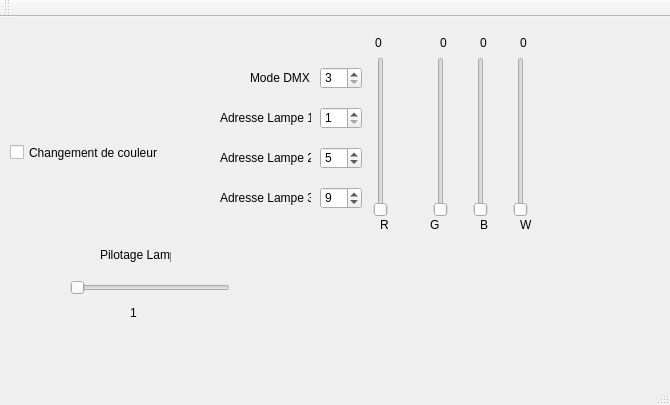
<?xml version="1.0" encoding="UTF-8"?>
<ui version="4.0">
 <class>QtDMXClass</class>
 <widget class="QMainWindow" name="QtDMXClass">
  <property name="geometry">
   <rect>
    <x>0</x>
    <y>0</y>
    <width>670</width>
    <height>405</height>
   </rect>
  </property>
  <property name="windowTitle">
   <string>QtDMX</string>
  </property>
  <widget class="QWidget" name="centralWidget">
   <widget class="QSpinBox" name="spinBoxDMXModes_3">
    <property name="geometry">
     <rect>
      <x>320</x>
      <y>90</y>
      <width>42</width>
      <height>22</height>
     </rect>
    </property>
    <property name="minimum">
     <number>1</number>
    </property>
    <property name="maximum">
     <number>510</number>
    </property>
    <property name="value">
     <number>1</number>
    </property>
   </widget>
   <widget class="QSpinBox" name="spinBoxDMXModes_2">
    <property name="geometry">
     <rect>
      <x>320</x>
      <y>130</y>
      <width>42</width>
      <height>22</height>
     </rect>
    </property>
    <property name="minimum">
     <number>1</number>
    </property>
    <property name="maximum">
     <number>488</number>
    </property>
    <property name="value">
     <number>5</number>
    </property>
   </widget>
   <widget class="QLabel" name="labelDMXMode">
    <property name="geometry">
     <rect>
      <x>250</x>
      <y>50</y>
      <width>61</width>
      <height>21</height>
     </rect>
    </property>
    <property name="text">
     <string>Mode DMX :</string>
    </property>
   </widget>
   <widget class="QLabel" name="labelAdressLamp1">
    <property name="geometry">
     <rect>
      <x>220</x>
      <y>90</y>
      <width>91</width>
      <height>21</height>
     </rect>
    </property>
    <property name="text">
     <string>Adresse Lampe 1 :</string>
    </property>
   </widget>
   <widget class="QLabel" name="labelGreenColor">
    <property name="geometry">
     <rect>
      <x>430</x>
      <y>200</y>
      <width>21</width>
      <height>16</height>
     </rect>
    </property>
    <property name="text">
     <string>G</string>
    </property>
   </widget>
   <widget class="QSpinBox" name="spinBoxDMXModes">
    <property name="geometry">
     <rect>
      <x>320</x>
      <y>50</y>
      <width>42</width>
      <height>22</height>
     </rect>
    </property>
    <property name="minimum">
     <number>3</number>
    </property>
    <property name="maximum">
     <number>12</number>
    </property>
    <property name="singleStep">
     <number>1</number>
    </property>
   </widget>
   <widget class="QSpinBox" name="spinBoxDMXModes_4">
    <property name="geometry">
     <rect>
      <x>320</x>
      <y>170</y>
      <width>42</width>
      <height>22</height>
     </rect>
    </property>
    <property name="minimum">
     <number>1</number>
    </property>
    <property name="maximum">
     <number>500</number>
    </property>
    <property name="value">
     <number>9</number>
    </property>
   </widget>
   <widget class="QSlider" name="horizontalSlider">
    <property name="geometry">
     <rect>
      <x>70</x>
      <y>260</y>
      <width>160</width>
      <height>22</height>
     </rect>
    </property>
    <property name="minimum">
     <number>1</number>
    </property>
    <property name="maximum">
     <number>508</number>
    </property>
    <property name="singleStep">
     <number>4</number>
    </property>
    <property name="pageStep">
     <number>4</number>
    </property>
    <property name="sliderPosition">
     <number>1</number>
    </property>
    <property name="tracking">
     <bool>true</bool>
    </property>
    <property name="orientation">
     <enum>Qt::Horizontal</enum>
    </property>
    <property name="invertedControls">
     <bool>false</bool>
    </property>
    <property name="tickPosition">
     <enum>QSlider::NoTicks</enum>
    </property>
    <property name="tickInterval">
     <number>0</number>
    </property>
   </widget>
   <widget class="QLabel" name="labelRedColor">
    <property name="geometry">
     <rect>
      <x>380</x>
      <y>200</y>
      <width>21</width>
      <height>16</height>
     </rect>
    </property>
    <property name="text">
     <string>R</string>
    </property>
   </widget>
   <widget class="QLabel" name="labelAdressLamp3">
    <property name="geometry">
     <rect>
      <x>220</x>
      <y>170</y>
      <width>91</width>
      <height>21</height>
     </rect>
    </property>
    <property name="text">
     <string>Adresse Lampe 3 :</string>
    </property>
   </widget>
   <widget class="QSlider" name="verticalSliderColorGreen">
    <property name="geometry">
     <rect>
      <x>430</x>
      <y>40</y>
      <width>22</width>
      <height>160</height>
     </rect>
    </property>
    <property name="maximum">
     <number>255</number>
    </property>
    <property name="orientation">
     <enum>Qt::Vertical</enum>
    </property>
   </widget>
   <widget class="QLabel" name="labelPilotageLampe">
    <property name="geometry">
     <rect>
      <x>100</x>
      <y>230</y>
      <width>71</width>
      <height>16</height>
     </rect>
    </property>
    <property name="text">
     <string>Pilotage Lampe</string>
    </property>
   </widget>
   <widget class="QLabel" name="labelWhiteColor">
    <property name="geometry">
     <rect>
      <x>520</x>
      <y>200</y>
      <width>21</width>
      <height>16</height>
     </rect>
    </property>
    <property name="text">
     <string>W</string>
    </property>
   </widget>
   <widget class="QSlider" name="verticalSliderColorBlue">
    <property name="geometry">
     <rect>
      <x>470</x>
      <y>40</y>
      <width>22</width>
      <height>160</height>
     </rect>
    </property>
    <property name="maximum">
     <number>255</number>
    </property>
    <property name="orientation">
     <enum>Qt::Vertical</enum>
    </property>
   </widget>
   <widget class="QSlider" name="verticalSliderIntensity">
    <property name="geometry">
     <rect>
      <x>510</x>
      <y>40</y>
      <width>22</width>
      <height>160</height>
     </rect>
    </property>
    <property name="maximum">
     <number>255</number>
    </property>
    <property name="orientation">
     <enum>Qt::Vertical</enum>
    </property>
   </widget>
   <widget class="QSlider" name="verticalSliderColorRed">
    <property name="geometry">
     <rect>
      <x>370</x>
      <y>40</y>
      <width>22</width>
      <height>160</height>
     </rect>
    </property>
    <property name="maximum">
     <number>255</number>
    </property>
    <property name="orientation">
     <enum>Qt::Vertical</enum>
    </property>
   </widget>
   <widget class="QLabel" name="labelAdressLamp2">
    <property name="geometry">
     <rect>
      <x>220</x>
      <y>130</y>
      <width>91</width>
      <height>21</height>
     </rect>
    </property>
    <property name="text">
     <string>Adresse Lampe 2 :</string>
    </property>
   </widget>
   <widget class="QLabel" name="labelBlueColor">
    <property name="geometry">
     <rect>
      <x>480</x>
      <y>200</y>
      <width>21</width>
      <height>16</height>
     </rect>
    </property>
    <property name="text">
     <string>B</string>
    </property>
   </widget>
   <widget class="QLabel" name="labelLampValue">
    <property name="geometry">
     <rect>
      <x>130</x>
      <y>280</y>
      <width>16</width>
      <height>31</height>
     </rect>
    </property>
    <property name="text">
     <string>1</string>
    </property>
   </widget>
   <widget class="QLabel" name="labelValueRed">
    <property name="geometry">
     <rect>
      <x>375</x>
      <y>10</y>
      <width>21</width>
      <height>31</height>
     </rect>
    </property>
    <property name="text">
     <string>0</string>
    </property>
   </widget>
   <widget class="QLabel" name="labelValueGreen">
    <property name="geometry">
     <rect>
      <x>440</x>
      <y>10</y>
      <width>21</width>
      <height>31</height>
     </rect>
    </property>
    <property name="text">
     <string>0</string>
    </property>
   </widget>
   <widget class="QLabel" name="labelValueWhite">
    <property name="geometry">
     <rect>
      <x>520</x>
      <y>10</y>
      <width>21</width>
      <height>31</height>
     </rect>
    </property>
    <property name="text">
     <string>0</string>
    </property>
   </widget>
   <widget class="QLabel" name="labelValueBlue">
    <property name="geometry">
     <rect>
      <x>480</x>
      <y>10</y>
      <width>21</width>
      <height>31</height>
     </rect>
    </property>
    <property name="text">
     <string>0</string>
    </property>
   </widget>
   <widget class="QCheckBox" name="checkBox">
    <property name="geometry">
     <rect>
      <x>10</x>
      <y>100</y>
      <width>171</width>
      <height>71</height>
     </rect>
    </property>
    <property name="text">
     <string>Changement de couleur</string>
    </property>
    <property name="checked">
     <bool>false</bool>
    </property>
   </widget>
  </widget>
  <widget class="QMenuBar" name="menuBar">
   <property name="geometry">
    <rect>
     <x>0</x>
     <y>0</y>
     <width>670</width>
     <height>21</height>
    </rect>
   </property>
  </widget>
  <widget class="QToolBar" name="mainToolBar">
   <attribute name="toolBarArea">
    <enum>TopToolBarArea</enum>
   </attribute>
   <attribute name="toolBarBreak">
    <bool>false</bool>
   </attribute>
  </widget>
  <widget class="QStatusBar" name="statusBar"/>
 </widget>
 <layoutdefault spacing="6" margin="11"/>
 <resources>
  <include location="QtDMX.qrc"/>
 </resources>
 <connections>
  <connection>
   <sender>horizontalSlider</sender>
   <signal>valueChanged(int)</signal>
   <receiver>QtDMXClass</receiver>
   <slot>onSliderValueChanged(int)</slot>
   <hints>
    <hint type="sourcelabel">
     <x>289</x>
     <y>373</y>
    </hint>
    <hint type="destinationlabel">
     <x>299</x>
     <y>199</y>
    </hint>
   </hints>
  </connection>
  <connection>
   <sender>verticalSliderColorRed</sender>
   <signal>valueChanged(int)</signal>
   <receiver>QtDMXClass</receiver>
   <slot>onSliderColorRedChanged(int)</slot>
   <hints>
    <hint type="sourcelabel">
     <x>380</x>
     <y>152</y>
    </hint>
    <hint type="destinationlabel">
     <x>299</x>
     <y>202</y>
    </hint>
   </hints>
  </connection>
  <connection>
   <sender>verticalSliderColorGreen</sender>
   <signal>valueChanged(int)</signal>
   <receiver>QtDMXClass</receiver>
   <slot>onSliderColorGreenChanged(int)</slot>
   <hints>
    <hint type="sourcelabel">
     <x>590</x>
     <y>222</y>
    </hint>
    <hint type="destinationlabel">
     <x>299</x>
     <y>202</y>
    </hint>
   </hints>
  </connection>
  <connection>
   <sender>verticalSliderIntensity</sender>
   <signal>valueChanged(int)</signal>
   <receiver>QtDMXClass</receiver>
   <slot>onSliderColorWhiteChanged(int)</slot>
   <hints>
    <hint type="sourcelabel">
     <x>680</x>
     <y>222</y>
    </hint>
    <hint type="destinationlabel">
     <x>299</x>
     <y>202</y>
    </hint>
   </hints>
  </connection>
  <connection>
   <sender>verticalSliderColorBlue</sender>
   <signal>valueChanged(int)</signal>
   <receiver>QtDMXClass</receiver>
   <slot>onSliderColorBlueChanged(int)</slot>
   <hints>
    <hint type="sourcelabel">
     <x>480</x>
     <y>152</y>
    </hint>
    <hint type="destinationlabel">
     <x>299</x>
     <y>202</y>
    </hint>
   </hints>
  </connection>
 </connections>
 <slots>
  <slot>onSliderValueChanged(int)</slot>
  <slot>onSliderColorRedChanged(int)</slot>
  <slot>onSliderColorGreenChanged(int)</slot>
  <slot>onSliderColorBlueChanged(int)</slot>
  <slot>onSliderColorWhiteChanged(int)</slot>
 </slots>
</ui>
